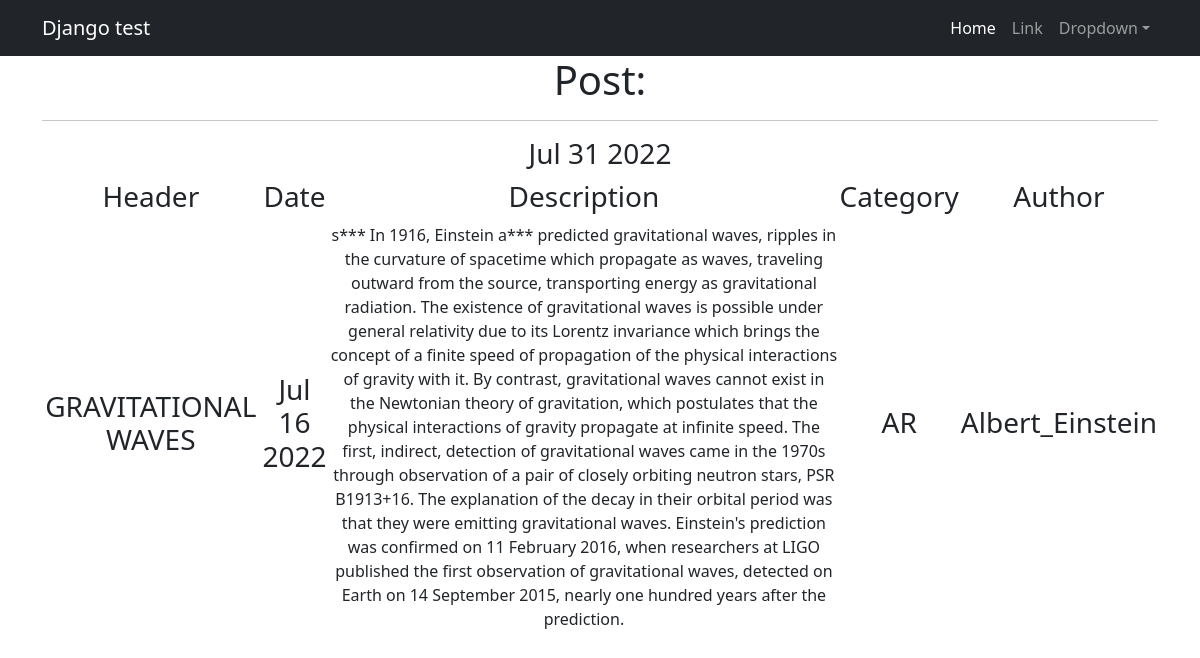
Screenshot of /posts/15 with the database file from the repository.
### newsportal/models.py (models this page shows, shortened)
class Post(models.Model):
    author = models.ForeignKey(Author, on_delete=models.CASCADE)
    choice_category = models.CharField(max_length=2, choices=CATEGORY_NAME)
    date_time_auto = models.DateTimeField(auto_now_add=True)
    category = models.ManyToManyField(Category, through='PostCategory')
    header_news = models.CharField(max_length=155)
    post_text = models.TextField()
    rating = models.IntegerField(default=0)

class Author(models.Model):
    user = models.OneToOneField(User, on_delete=models.CASCADE)
    rating = models.IntegerField(default=0)

### newsportal/views.py (the view)
# urls.py: path('<int:pk>', PostDetails.as_view()),
class PostDetails(DetailView):
    model = Post
    template_name = 'post.html'
    context_object_name = 'post'
    def get_context_data(self, **kwargs):
        context = super().get_context_data(**kwargs)
        context['time_now'] = datetime.utcnow()
        context['New posts is coming soon'] = None
        return context

### newsportal/templatetags/poll_extras.py (called while the page is built)
@register.filter()
def upper(value):
    return value.upper()

@register.filter()
def censor(value):
    censored_value = ' '.join(f"{i[0]}***" if i in bad_words else i for i in value.split())
    return censored_value

### templates/post.html (shortened to what this page needs)
{% extends 'newsportal/default.html' %}
{% load poll_extras %}
{% block content %}
<h1> Post: </h1>
<hr>
<h3>{{ time_now|date:'M d Y' }}</h3>
<table>
    <tr>
        <td><h3>Header</h3></td>
        <td><h3>Date</h3></td>
        <td><h3>Description</h3></td>
        <td><h3>Category</h3></td>
        <td><h3>Author</h3></td>
    </tr>
    <tr>
        <td><h3>{{ post.header_news| upper }}</h3></td>
        <td><h3>{{ post.date_time_auto| date:'M d Y' }}</h3></td>
        <td>{{ post.post_text| censor }}</td>
        <td><h3>{{ post.choice_category }}</h3></td>
        <td><h3>{{ post.author.user.username }}</h3></td>
    </tr>
</table>
    {% endblock content %}

### rows the page displays
Post: header_news "GRAVITATIONAL WAVES", date_time_auto "Jul 16 2022", post_text|censor "s*** In 1916, Einstein a*** predicted gravitational waves, ripples in the curvature of spacetime which propagate as waves, traveling outward from the source, transporting energy as gravitational radiation. The existence of gravitational waves is possible under general relativity due to its Lorentz invariance which brings the concept of a finite speed of propagation of the physical interactions of gravity with it. By contrast, gravitational waves cannot exist in the Newtonian theory of gravitation, which postulates that the physical interactions of gravity propagate at infinite speed. The first, indirect, detection of gravitational waves came in the 1970s through observation of a pair of…", choice_category "AR", author.user.username "Albert_Einstein"

### other values shown
{{ time_now|date:'M d Y' }} "Jul 31 2022"
